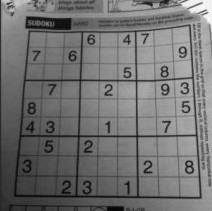
#> input picture untitled/Deneme/gradients1.jpg, 212 x 211 px
$ python SobelOp.py   (older library calls are emulated)
#> lines starting #> are read from the running program, lines starting #| are printed output that depends on the picture
import cv2
from skimage.io import imread
from skimage.color import rgb2gray
import matplotlib.pyplot as plt
import numpy as np
from scipy import signal as sig
from scipy import ndimage as ndi
from skimage.feature import corner_harris, corner_peaks

# Load the image, convert it to grayscale, and show it
image = cv2.imread("gradients1.jpg")
#> image is the input picture: shape (211, 212, 3); min 0, max 255, mean 113.4
image = cv2.cvtColor(image, cv2.COLOR_BGR2GRAY)
#> image: shape (211, 212)
cv2.imshow("Greyscale", image)
cv2.imwrite("greyscale-img.png", image)

# Compute the Laplacian of the image
lap = cv2.Laplacian(image, cv2.CV_64F)
lap = np.uint8(np.absolute(lap))
cv2.imshow("Laplacian", lap)
cv2.imwrite("laplacian-img.png", lap)

cv2.waitKey(0)

# Compute gradients along the X and Y axis, respectively
sobelX = cv2.Sobel(image, cv2.CV_64F, 1, 0)
sobelY = cv2.Sobel(image, cv2.CV_64F, 0, 1)

# The sobelX and sobelY images are now of the floating
# point data type -- we need to take care when converting
# back to an 8-bit unsigned integer that we do not miss
# any images due to clipping values outside the range
# of [0, 255]. First, we take the absolute value of the
# graident magnitude images, THEN we convert them back
# to 8-bit unsigned integers
sobelX = np.uint8(np.absolute(sobelX))
sobelY = np.uint8(np.absolute(sobelY))

# We can combine our Sobel gradient images using our
# bitwise OR
sobelCombined = cv2.bitwise_or(sobelX, sobelY)
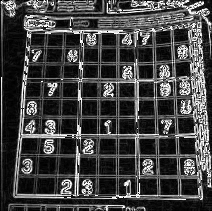
#> sobelCombined: shape (211, 212); min 0, max 255, mean 67.7

# Show our Sobel images
cv2.imshow("Sobel X", sobelX)
cv2.imshow("Sobel Y", sobelY)
cv2.imshow("Sobel Combined", sobelCombined)
cv2.imwrite("sobelX-img.png", sobelX)
cv2.imwrite("sobelY-img.png", sobelY)
cv2.imwrite("sobelcombined-img.png", sobelCombined)

cv2.waitKey(0)

# Load the image, convert it to grayscale, and blur it
# slightly to remove high frequency edges that we aren't
# interested in
image = cv2.GaussianBlur(image, (5, 5), 0)
cv2.imshow("Blurred", image)
cv2.imwrite("blurred.png", image)

# When performing Canny edge detection we need two values
# for hysteresis: threshold1 and threshold2. Any gradient
# value larger than threshold2 are considered to be an
# edge. Any value below threshold1 are considered not to
# ben an edge. Values in between threshold1 and threshold2
# are either classified as edges or non-edges based on how
# the intensities are "connected". In this case, any gradient
# values below 30 are considered non-edges whereas any value
# above 150 are considered edges.
canny = cv2.Canny(image, 30, 150)
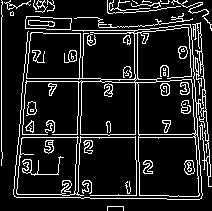
#> canny: shape (211, 212); 12.7% white in thin lines or dots
cv2.imshow("Canny", canny)
cv2.imwrite("canny-img.png", canny)
cv2.waitKey(0)

img = imread('gradients1.jpg')
imggray = rgb2gray(img)

plt.imshow(imggray, cmap="gray"),plt.title('Remember Original Form Again')
plt.axis("off")
plt.show()

def gradient_x(imggray):
    ##Sobel operator kernels.
    kernel_x = np.array([[-1, 0, 1],[-2, 0, 2],[-1, 0, 1]])
    return sig.convolve2d(imggray, kernel_x, mode='same')
def gradient_y(imggray):
    kernel_y = np.array([[1, 2, 1], [0, 0, 0], [-1, -2, -1]])
    return sig.convolve2d(imggray, kernel_y, mode='same')

I_x = gradient_x(imggray)
I_y = gradient_y(imggray)

Ixx = ndi.gaussian_filter(I_x**2, sigma=1)
Ixy = ndi.gaussian_filter(I_y*I_x, sigma=1)
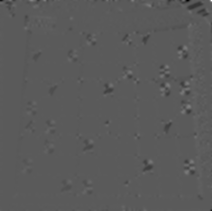
#> Ixy: shape (211, 212) float64; min -1.77, max 3.2, mean -0.00405; drawn with min black and max white
Iyy = ndi.gaussian_filter(I_y**2, sigma=1)

k = 0.05

# determinant
detA = Ixx * Iyy - Ixy ** 2
# trace
traceA = Ixx + Iyy

harris_response = detA - k * traceA ** 2
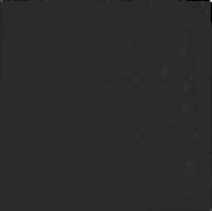
#> harris_response: shape (211, 212) float64; min -4.54, max 22.22, mean 0; drawn with min black and max white

# [16 lines of commented-out code are left out]

img_copy_for_corners = np.copy(img)
img_copy_for_edges = np.copy(img)

for rowindex, response in enumerate(harris_response):
    for colindex, r in enumerate(response):
        if r > 0:
            # this is a corner
            img_copy_for_corners[rowindex, colindex] = [255, 0, 0]
        elif r < 0:
            # this is an edge
            img_copy_for_edges[rowindex, colindex] = [0, 255, 0]
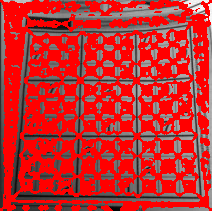
#> img_copy_for_corners: shape (211, 212, 3); mean R, G, B 192.7, 47.6, 47.6
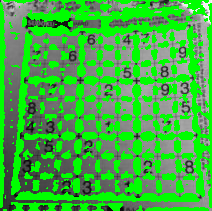
#> img_copy_for_edges: shape (211, 212, 3); mean R, G, B 65.8, 175.7, 65.8

fig, ax = plt.subplots(nrows=1, ncols=2, figsize=(10, 10))
ax[0].set_title("corners found")
ax[0].imshow(img_copy_for_corners)
ax[1].set_title("edges found")
ax[1].imshow(img_copy_for_edges)
plt.show()
cv2.imwrite("img_copy_for_edges.png", img_copy_for_edges)
cv2.imwrite("img_copy_for_corners.png", img_copy_for_corners)


corners = corner_peaks(harris_response)
#> corners = 918 pairs, first value 1 to 209, second value 3 to 210
fig, ax = plt.subplots()
ax.imshow(img, interpolation='nearest', cmap=plt.cm.gray)
ax.plot(corners[:, 1], corners[:, 0], '.r', markersize=3)
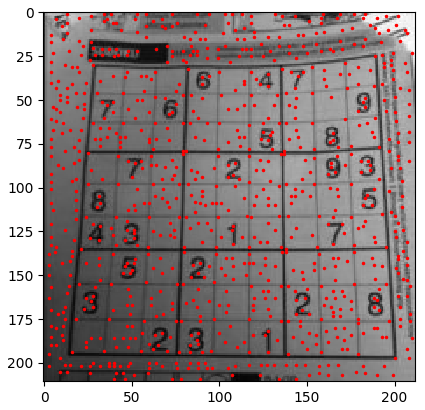
#> figure drawn by matplotlib, 1 panel
